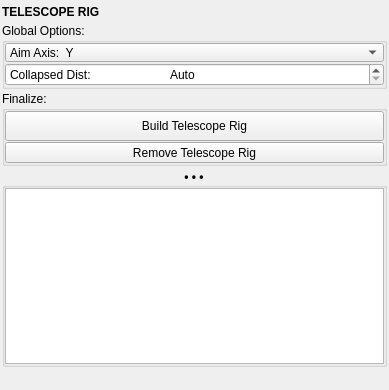
<?xml version="1.0" encoding="UTF-8"?>
<ui version="4.0">
 <class>QtUi</class>
 <widget class="QMainWindow" name="QtUi">
  <property name="geometry">
   <rect>
    <x>0</x>
    <y>0</y>
    <width>389</width>
    <height>390</height>
   </rect>
  </property>
  <property name="windowTitle">
   <string>Telescope Rig</string>
  </property>
  <property name="accessibleDescription">
   <string>Rig nested segments to extend and retract between a base and an end handle.</string>
  </property>
  <widget class="QWidget" name="central_widget">
   <layout class="QVBoxLayout" name="verticalLayout_main">
    <property name="spacing">
     <number>2</number>
    </property>
    <property name="leftMargin">
     <number>2</number>
    </property>
    <property name="topMargin">
     <number>2</number>
    </property>
    <property name="rightMargin">
     <number>2</number>
    </property>
    <property name="bottomMargin">
     <number>2</number>
    </property>
    <item>
     <widget class="Header" name="header">
      <property name="minimumSize">
       <size>
        <width>0</width>
        <height>19</height>
       </size>
      </property>
      <property name="font">
       <font>
        <weight>75</weight>
        <bold>true</bold>
       </font>
      </property>
      <property name="text">
       <string>TELESCOPE RIG</string>
      </property>
     </widget>
    </item>
    <item>
     <widget class="QGroupBox" name="grp_options">
      <property name="title">
       <string>Global Options:</string>
      </property>
      <layout class="QVBoxLayout" name="verticalLayout" stretch="0">
       <property name="spacing">
        <number>1</number>
       </property>
       <property name="leftMargin">
        <number>0</number>
       </property>
       <property name="topMargin">
        <number>0</number>
       </property>
       <property name="rightMargin">
        <number>0</number>
       </property>
       <property name="bottomMargin">
        <number>0</number>
       </property>
       <item>
        <widget class="ComboBox" name="cmb_axis">
         <property name="minimumSize">
          <size>
           <width>0</width>
           <height>19</height>
          </size>
         </property>
         <property name="maximumSize">
          <size>
           <width>16777215</width>
           <height>19</height>
          </size>
         </property>
         <property name="currentIndex">
          <number>1</number>
         </property>
         <property name="maxVisibleItems">
          <number>40</number>
         </property>
         <property name="maxCount">
          <number>500</number>
         </property>
         <property name="sizeAdjustPolicy">
          <enum>QComboBox::AdjustToContents</enum>
         </property>
         <property name="frame">
          <bool>true</bool>
         </property>
         <item>
          <property name="text">
           <string>Aim Axis:  X</string>
          </property>
         </item>
         <item>
          <property name="text">
           <string>Aim Axis:  Y</string>
          </property>
         </item>
         <item>
          <property name="text">
           <string>Aim Axis:  Z</string>
          </property>
         </item>
        </widget>
       </item>
       <item>
        <widget class="QDoubleSpinBox" name="spin_collapsed">
         <property name="prefix">
          <string>Collapsed Dist:	</string>
         </property>
         <property name="specialValueText">
          <string>Collapsed Dist:	Auto</string>
         </property>
         <property name="decimals">
          <number>3</number>
         </property>
         <property name="minimum">
          <double>0.000000000000000</double>
         </property>
         <property name="maximum">
          <double>1000000.000000000000000</double>
         </property>
         <property name="value">
          <double>0.000000000000000</double>
         </property>
        </widget>
       </item>
      </layout>
     </widget>
    </item>
    <item>
     <widget class="QGroupBox" name="grp_finalize">
      <property name="title">
       <string>Finalize:</string>
      </property>
      <layout class="QVBoxLayout" name="verticalLayout_2">
       <property name="spacing">
        <number>1</number>
       </property>
       <property name="leftMargin">
        <number>0</number>
       </property>
       <property name="topMargin">
        <number>0</number>
       </property>
       <property name="rightMargin">
        <number>0</number>
       </property>
       <property name="bottomMargin">
        <number>0</number>
       </property>
       <item>
        <widget class="QPushButton" name="btn_build">
         <property name="minimumSize">
          <size>
           <width>0</width>
           <height>30</height>
          </size>
         </property>
         <property name="text">
          <string>Build Telescope Rig</string>
         </property>
        </widget>
       </item>
       <item>
        <widget class="QPushButton" name="btn_remove">
         <property name="minimumSize">
          <size>
           <width>0</width>
           <height>21</height>
          </size>
         </property>
         <property name="text">
          <string>Remove Telescope Rig</string>
         </property>
        </widget>
       </item>
      </layout>
     </widget>
    </item>
    <item>
     <widget class="CollapsableGroup" name="output_grp">
      <property name="font">
       <font>
        <weight>75</weight>
        <bold>true</bold>
       </font>
      </property>
      <property name="title">
       <string>• • •</string>
      </property>
      <property name="alignment">
       <set>Qt::AlignCenter</set>
      </property>
      <layout class="QVBoxLayout" name="verticalLayout_4">
       <property name="spacing">
        <number>1</number>
       </property>
       <property name="leftMargin">
        <number>0</number>
       </property>
       <property name="topMargin">
        <number>0</number>
       </property>
       <property name="rightMargin">
        <number>0</number>
       </property>
       <property name="bottomMargin">
        <number>0</number>
       </property>
       <item>
        <widget class="QTextBrowser" name="txt003">
         <property name="verticalScrollBarPolicy">
          <enum>Qt::ScrollBarAlwaysOff</enum>
         </property>
         <property name="sizeAdjustPolicy">
          <enum>QAbstractScrollArea::AdjustIgnored</enum>
         </property>
         <property name="openLinks">
          <bool>false</bool>
         </property>
         <property name="openExternalLinks">
          <bool>false</bool>
         </property>
        </widget>
       </item>
      </layout>
     </widget>
    </item>
    <item>
     <widget class="Footer" name="footer" native="true">
      <property name="minimumSize">
       <size>
        <width>0</width>
        <height>19</height>
       </size>
      </property>
      <property name="maximumSize">
       <size>
        <width>16777215</width>
        <height>19</height>
       </size>
      </property>
     </widget>
    </item>
   </layout>
  </widget>
 </widget>
 <customwidgets>
  <customwidget>
   <class>ComboBox</class>
   <extends>QComboBox</extends>
   <header>uitk.widgets.comboBox.ComboBox.h</header>
  </customwidget>
  <customwidget>
   <class>Footer</class>
   <extends>QWidget</extends>
   <header>uitk.widgets.footer</header>
  </customwidget>
  <customwidget>
   <class>Header</class>
   <extends>QLabel</extends>
   <header>uitk.widgets.header.Header.h</header>
  </customwidget>
  <customwidget>
   <class>CollapsableGroup</class>
   <extends>QGroupBox</extends>
   <header>uitk.widgets.collapsableGroup.CollapsableGroup.h</header>
   <container>1</container>
  </customwidget>
 </customwidgets>
 <resources/>
 <connections/>
</ui>
